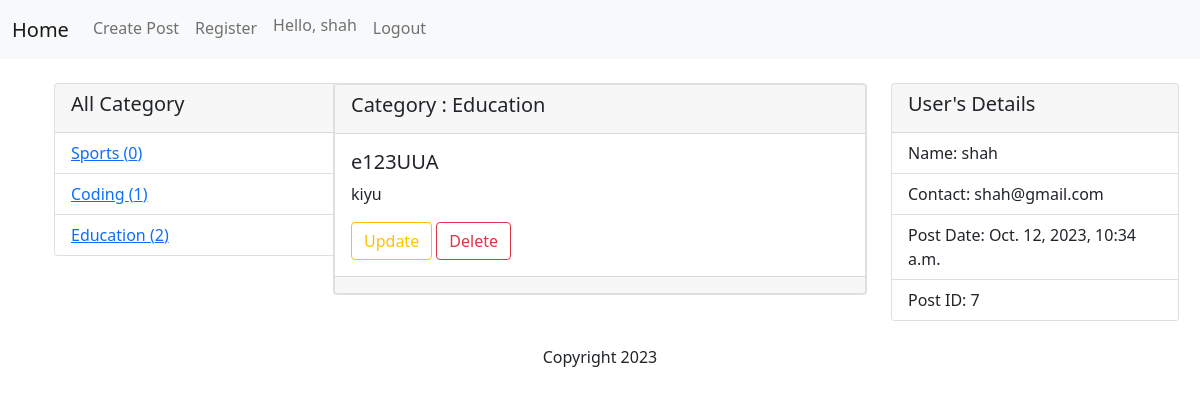
The app's page /post/7/ (signed in), older data.
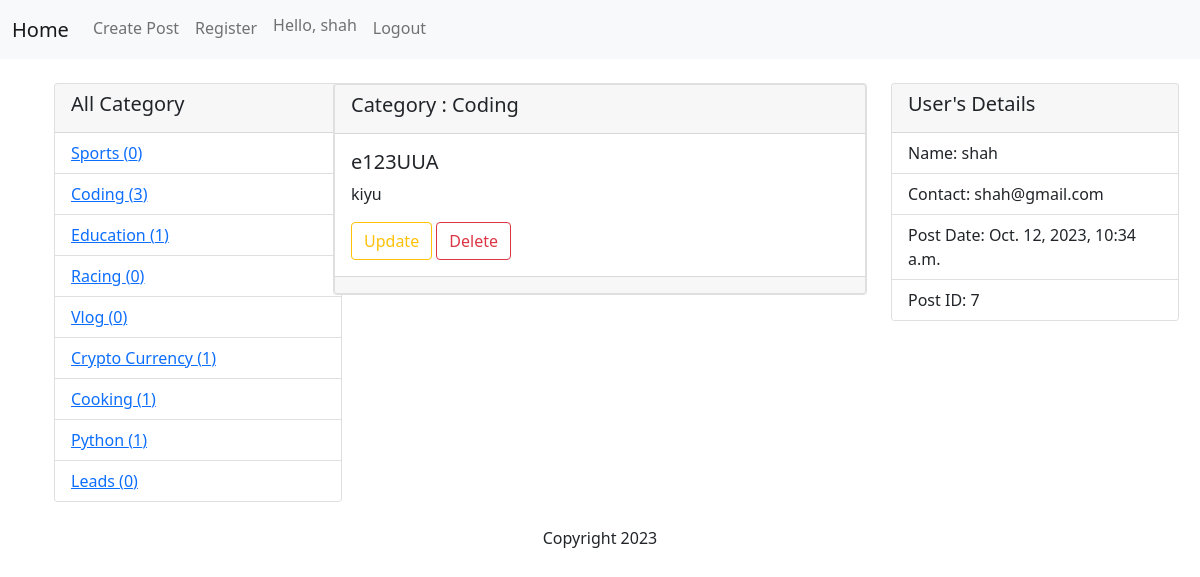
The same page, newer data.
### listing/models.py (models this page shows, shortened)
class Category(models.Model):
    name = models.CharField(max_length=100)
    def __str__(self):
        return self.name

class Post(models.Model):
    title = models.CharField(max_length=255)
    content = models.TextField()
    category = models.ForeignKey(Category, on_delete=models.CASCADE, default=1)
    created_at = models.DateTimeField(auto_now_add=True)
    updated_at = models.DateTimeField(auto_now=True)
    owner = models.ForeignKey(User, on_delete=models.CASCADE)
    class Meta:
        ordering = ['-created_at']

### listing/views.py (the view)
# urls.py: path('post/<int:post_id>/', views.post_detail, name='post_detail'),
def post_detail(request, post_id):
    if not request.user.is_authenticated:
        raise Http404
    post = get_object_or_404(Post, pk=post_id)
    categories = Category.objects.annotate(post_count=Count('post')).all()
    return render(request, 'listing/post_detail.html', {'post': post, 'categories': categories})

### listing/templates/listing/post_detail.html (shortened to what this page needs)
{% extends 'listing/base.html' %}
{% block content %}
<!DOCTYPE html>
<html lang="en">
<head>
    <link href="https://cdn.jsdelivr.net/npm/bootstrap@5.1.3/dist/css/bootstrap.min.css" rel="stylesheet">
</head>
<body>
    <div class="container">
    <div class="row">
      <div class="col-md-3">
        <div class="card" style="width: 18rem;">
          <div class="card-header">
            <h5>All Category</h5>
          </div>
          <ul class="list-group list-group-flush">
            {% for category in categories %}
            <li class="list-group-item"><a href="{% url 'listing:posts_by_category' category.id %}">{{ category.name }}  ({{category.post_count}}) </a></li>
          {% endfor %}
          </ul>
        </div>
      </div>
      <div class="col-md-6">
       <div class="row">
          <div class="col-md-12">
          <div class="card mb-12">
            <div class="card text">
                <div class="card-header">
                 <h5>Category : {{post.category}}</h5>
                </div>
                <div class="card-body">
                  <h5 class="card-title">{{post.title}}</h5>
                  <p class="card-text"> {{ post.content }}</p>
                  <a href="{% url 'listing:post_edit' post.id %}"  class="btn btn-outline-warning" >Update</a>
                  <a href="{% url 'listing:post_delete' post.id %}" class="btn btn-outline-danger" >Delete</a>
                </div>
                <div class="card-footer text-muted">
                </div>
              </div>
          </div>
           </div>
        </div>
      </div>
      <div class="col-md-3">
        <div class="card" style="width: 18rem;">
          <div class="card-header">
            <h5>User's Details</h5>
          </div>
          <ul class="list-group list-group-flush">
            <li class="list-group-item">Name: {{post.owner.username}}</li>
            <li class="list-group-item">Contact:  {{post.owner.email}}</li>
            <li class="list-group-item">Post Date: {{post.created_at}} </li>
            <li class="list-group-item">Post ID: {{post.id}} </li>
          </ul>
        </div>
      </div>
    </div>
  </div>
</body>
</html>
{% endblock %}

Row changes from the older to the newer data that the page shows:
computed for Category "Coding": post_count "1" → "3"
computed for Category "Education": post_count "2" → "1"
added Category: name "Racing", post_count "0"
added Category: name "Vlog", post_count "0"
added Category: name "Crypto Currency", post_count "1"
added Category: name "Cooking", post_count "1"
added Category: name "Python", post_count "1"
added Category: name "Leads", post_count "0"
changed Post "e123UUA": category "Education" → "Coding"
